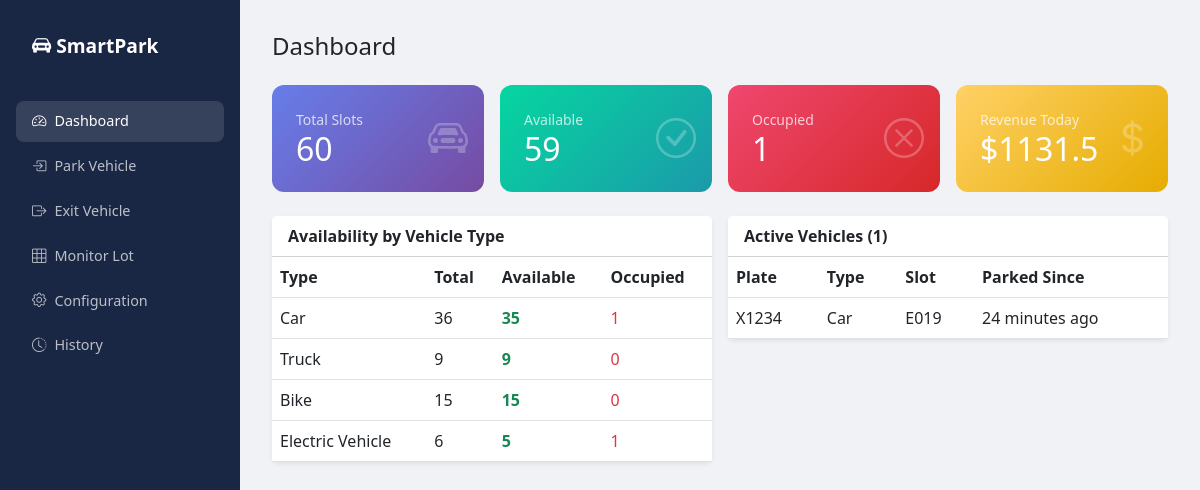
The page / on the database its author committed.
### parking/models.py (models this page shows, shortened)
class Vehicle(models.Model):
    license_plate = models.CharField(max_length=20, unique=True)
    vehicle_type = models.CharField(max_length=10, choices=VehicleType.choices)
    owner_name = models.CharField(max_length=120, blank=True)
    registered_at = models.DateTimeField(auto_now_add=True)

class ParkingTicket(models.Model):
    ticket_id = models.UUIDField(default=uuid.uuid4, editable=False, unique=True)
    vehicle = models.ForeignKey(Vehicle, on_delete=models.CASCADE, related_name='tickets')
    slot = models.ForeignKey(ParkingSlot, on_delete=models.CASCADE, related_name='tickets')
    entry_time = models.DateTimeField(default=timezone.now)
    exit_time = models.DateTimeField(null=True, blank=True)
    fee = models.DecimalField(max_digits=10, decimal_places=2, default=0)
    is_paid = models.BooleanField(default=False)
    is_active = models.BooleanField(default=True)

class ParkingSlot(models.Model):
    floor = models.ForeignKey(Floor, on_delete=models.CASCADE, related_name='slots')
    slot_number = models.CharField(max_length=20)
    size = models.CharField(max_length=10, choices=SlotSize.choices)
    has_ev_charger = models.BooleanField(default=False)
    is_occupied = models.BooleanField(default=False)
    class Meta:
        ordering = ['floor', 'slot_number']
        unique_together = ['floor', 'slot_number']

### parking/views.py (the view)
# urls.py: path('', views.dashboard, name='dashboard'),
def dashboard(request):
    lots = ParkingLot.objects.all()
    active_tickets = ParkingTicket.objects.filter(is_active=True).select_related('vehicle', 'slot__floor')
    total_slots = ParkingSlot.objects.count()
    occupied = ParkingSlot.objects.filter(is_occupied=True).count()
    available = total_slots - occupied
    type_stats = []
    for vtype, label in VehicleType.choices:
        needed_size = SLOT_SIZE.get(vtype, 'MEDIUM')
        qs = ParkingSlot.objects.filter(size=needed_size)
        if vtype == 'EV':
            qs = qs.filter(has_ev_charger=True)
        total_t = qs.count()
        occ_t = qs.filter(is_occupied=True).count()
        type_stats.append({'type': label, 'total': total_t, 'available': total_t - occ_t, 'occupied': occ_t})
    today = timezone.now().date()
    revenue_today = ParkingTicket.objects.filter(
        is_paid=True, exit_time__date=today
    ).aggregate(total=Sum('fee'))['total'] or 0
    context = {
        'lots': lots,
        'active_tickets': active_tickets,
        'total_slots': total_slots,
        'occupied': occupied,
        'available': available,
        'type_stats': type_stats,
        'revenue_today': revenue_today,
    }
    return render(request, 'parking/dashboard.html', context)

### Implementation/parking/templates/parking/dashboard.html (shortened to what this page needs)
{% extends "parking/base.html" %}
{% block content %}
<h4 class="mb-4">Dashboard</h4>
<div class="row g-3 mb-4">
  <div class="col-md-3"><div class="stat-card" style="background:linear-gradient(135deg,#667eea,#764ba2)"><div class="icon"><i class="bi bi-car-front"></i></div><small class="d-block opacity-75">Total Slots</small><h2 class="mb-0">{{ total_slots }}</h2></div></div>
  <div class="col-md-3"><div class="stat-card" style="background:linear-gradient(135deg,#06d6a0,#1b9aaa)"><div class="icon"><i class="bi bi-check-circle"></i></div><small class="d-block opacity-75">Available</small><h2 class="mb-0">{{ available }}</h2></div></div>
  <div class="col-md-3"><div class="stat-card" style="background:linear-gradient(135deg,#ef476f,#d62828)"><div class="icon"><i class="bi bi-x-circle"></i></div><small class="d-block opacity-75">Occupied</small><h2 class="mb-0">{{ occupied }}</h2></div></div>
  <div class="col-md-3"><div class="stat-card" style="background:linear-gradient(135deg,#ffd166,#e6ac00)"><div class="icon"><i class="bi bi-currency-dollar"></i></div><small class="d-block opacity-75">Revenue Today</small><h2 class="mb-0">${{ revenue_today }}</h2></div></div>
</div>
<div class="row g-3 mb-4">
  <div class="col-md-6">
    <div class="card border-0 shadow-sm">
      <div class="card-header bg-white fw-bold">Availability by Vehicle Type</div>
      <div class="card-body p-0">
        <table class="table mb-0">
          <thead><tr><th>Type</th><th>Total</th><th>Available</th><th>Occupied</th></tr></thead>
          <tbody>
          {% for s in type_stats %}
          <tr><td>{{ s.type }}</td><td>{{ s.total }}</td><td class="text-success fw-bold">{{ s.available }}</td><td class="text-danger">{{ s.occupied }}</td></tr>
          {% endfor %}
          </tbody>
        </table>
      </div>
    </div>
  </div>
  <div class="col-md-6">
    <div class="card border-0 shadow-sm">
      <div class="card-header bg-white fw-bold">Active Vehicles ({{ active_tickets|length }})</div>
      <div class="card-body p-0" style="max-height:300px;overflow:auto;">
        <table class="table mb-0">
          <thead><tr><th>Plate</th><th>Type</th><th>Slot</th><th>Parked Since</th></tr></thead>
          <tbody>
          {% for t in active_tickets %}
          <tr><td>{{ t.vehicle.license_plate }}</td><td>{{ t.vehicle.get_vehicle_type_display }}</td><td>{{ t.slot.slot_number }}</td><td>{{ t.entry_time|timesince }} ago</td></tr>
          {% empty %}<tr><td colspan="4" class="text-center text-muted">No vehicles parked</td></tr>
          {% endfor %}
          </tbody>
        </table>
      </div>
    </div>
  </div>
</div>
{% endblock %}

### Implementation/parking/templates/parking/base.html (style rules this page uses)
:root { --primary:#1a2744;--accent:#00b4d8;--success:#06d6a0;--danger:#ef476f;--warning:#ffd166; }
body { background:#f0f2f5;font-family:'Segoe UI',system-ui,sans-serif; }
.stat-card { border-radius:12px;padding:1.5rem;color:#fff;position:relative;overflow:hidden; }
.stat-card .icon { position:absolute;right:1rem;top:50%;transform:translateY(-50%);font-size:2.5rem;opacity:.25; }

### rows shown on the page
Vehicle: type "Car", total "36", available "35", occupied "1"
ParkingTicket: vehicle.license_plate "X1234", vehicle.vehicle_type "Car", slot.slot_number "E019", entry_time "24 minutes"

### other values the page prints
{{ total_slots }} "60"
{{ available }} "59"
{{ occupied }} "1"
{{ revenue_today }} "1131.5"
{{ s.type }} "Truck" "Bike" "Electric Vehicle"
{{ s.total }} "9" "15" "6"
{{ s.available }} "9" "15" "5"
{{ s.occupied }} "0" "0" "1"
{{ active_tickets|length }} "1"
